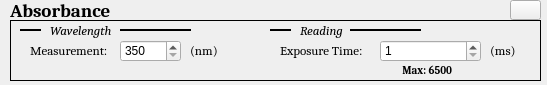
<?xml version="1.0" encoding="UTF-8"?>
<ui version="4.0">
 <class>Form</class>
 <widget class="QWidget" name="Form">
  <property name="geometry">
   <rect>
    <x>0</x>
    <y>0</y>
    <width>547</width>
    <height>85</height>
   </rect>
  </property>
  <property name="windowTitle">
   <string>Form</string>
  </property>
  <widget class="QLabel" name="label_2">
   <property name="geometry">
    <rect>
     <x>10</x>
     <y>0</y>
     <width>111</width>
     <height>21</height>
    </rect>
   </property>
   <property name="font">
    <font>
     <family>Cambria</family>
     <pointsize>14</pointsize>
     <weight>75</weight>
     <italic>false</italic>
     <bold>true</bold>
    </font>
   </property>
   <property name="frameShape">
    <enum>QFrame::NoFrame</enum>
   </property>
   <property name="frameShadow">
    <enum>QFrame::Sunken</enum>
   </property>
   <property name="lineWidth">
    <number>1</number>
   </property>
   <property name="text">
    <string>Absorbance</string>
   </property>
  </widget>
  <widget class="QLabel" name="label_6">
   <property name="geometry">
    <rect>
     <x>10</x>
     <y>20</y>
     <width>531</width>
     <height>61</height>
    </rect>
   </property>
   <property name="font">
    <font>
     <family>Cambria</family>
    </font>
   </property>
   <property name="frameShape">
    <enum>QFrame::Panel</enum>
   </property>
   <property name="frameShadow">
    <enum>QFrame::Plain</enum>
   </property>
   <property name="lineWidth">
    <number>1</number>
   </property>
   <property name="text">
    <string/>
   </property>
  </widget>
  <widget class="QLabel" name="label_4">
   <property name="geometry">
    <rect>
     <x>50</x>
     <y>20</y>
     <width>71</width>
     <height>21</height>
    </rect>
   </property>
   <property name="font">
    <font>
     <family>Cambria</family>
     <pointsize>10</pointsize>
     <weight>50</weight>
     <italic>true</italic>
     <bold>false</bold>
    </font>
   </property>
   <property name="frameShape">
    <enum>QFrame::NoFrame</enum>
   </property>
   <property name="frameShadow">
    <enum>QFrame::Sunken</enum>
   </property>
   <property name="lineWidth">
    <number>1</number>
   </property>
   <property name="text">
    <string>Wavelength</string>
   </property>
  </widget>
  <widget class="QLabel" name="label_5">
   <property name="geometry">
    <rect>
     <x>120</x>
     <y>20</y>
     <width>71</width>
     <height>21</height>
    </rect>
   </property>
   <property name="font">
    <font>
     <family>Cambria</family>
     <pointsize>10</pointsize>
     <weight>50</weight>
     <italic>true</italic>
     <bold>false</bold>
    </font>
   </property>
   <property name="frameShape">
    <enum>QFrame::HLine</enum>
   </property>
   <property name="frameShadow">
    <enum>QFrame::Plain</enum>
   </property>
   <property name="lineWidth">
    <number>2</number>
   </property>
   <property name="text">
    <string/>
   </property>
  </widget>
  <widget class="QLabel" name="label_7">
   <property name="geometry">
    <rect>
     <x>20</x>
     <y>20</y>
     <width>21</width>
     <height>21</height>
    </rect>
   </property>
   <property name="font">
    <font>
     <family>Cambria</family>
     <pointsize>10</pointsize>
     <weight>50</weight>
     <italic>true</italic>
     <bold>false</bold>
    </font>
   </property>
   <property name="frameShape">
    <enum>QFrame::HLine</enum>
   </property>
   <property name="frameShadow">
    <enum>QFrame::Plain</enum>
   </property>
   <property name="lineWidth">
    <number>2</number>
   </property>
   <property name="text">
    <string/>
   </property>
  </widget>
  <widget class="QLabel" name="label_8">
   <property name="geometry">
    <rect>
     <x>270</x>
     <y>20</y>
     <width>21</width>
     <height>21</height>
    </rect>
   </property>
   <property name="font">
    <font>
     <family>Cambria</family>
     <pointsize>10</pointsize>
     <weight>50</weight>
     <italic>true</italic>
     <bold>false</bold>
    </font>
   </property>
   <property name="frameShape">
    <enum>QFrame::HLine</enum>
   </property>
   <property name="frameShadow">
    <enum>QFrame::Plain</enum>
   </property>
   <property name="lineWidth">
    <number>2</number>
   </property>
   <property name="text">
    <string/>
   </property>
  </widget>
  <widget class="QLabel" name="label_9">
   <property name="geometry">
    <rect>
     <x>350</x>
     <y>20</y>
     <width>71</width>
     <height>21</height>
    </rect>
   </property>
   <property name="font">
    <font>
     <family>Cambria</family>
     <pointsize>10</pointsize>
     <weight>50</weight>
     <italic>true</italic>
     <bold>false</bold>
    </font>
   </property>
   <property name="frameShape">
    <enum>QFrame::HLine</enum>
   </property>
   <property name="frameShadow">
    <enum>QFrame::Plain</enum>
   </property>
   <property name="lineWidth">
    <number>2</number>
   </property>
   <property name="text">
    <string/>
   </property>
  </widget>
  <widget class="QLabel" name="label_10">
   <property name="geometry">
    <rect>
     <x>300</x>
     <y>20</y>
     <width>71</width>
     <height>21</height>
    </rect>
   </property>
   <property name="font">
    <font>
     <family>Cambria</family>
     <pointsize>10</pointsize>
     <weight>50</weight>
     <italic>true</italic>
     <bold>false</bold>
    </font>
   </property>
   <property name="frameShape">
    <enum>QFrame::NoFrame</enum>
   </property>
   <property name="frameShadow">
    <enum>QFrame::Sunken</enum>
   </property>
   <property name="lineWidth">
    <number>1</number>
   </property>
   <property name="text">
    <string>Reading</string>
   </property>
  </widget>
  <widget class="QSpinBox" name="spinBox">
   <property name="geometry">
    <rect>
     <x>120</x>
     <y>40</y>
     <width>61</width>
     <height>22</height>
    </rect>
   </property>
   <property name="minimum">
    <number>350</number>
   </property>
   <property name="maximum">
    <number>700</number>
   </property>
  </widget>
  <widget class="QLabel" name="label_11">
   <property name="geometry">
    <rect>
     <x>30</x>
     <y>40</y>
     <width>91</width>
     <height>21</height>
    </rect>
   </property>
   <property name="font">
    <font>
     <family>Cambria</family>
     <pointsize>10</pointsize>
    </font>
   </property>
   <property name="frameShape">
    <enum>QFrame::NoFrame</enum>
   </property>
   <property name="frameShadow">
    <enum>QFrame::Sunken</enum>
   </property>
   <property name="lineWidth">
    <number>1</number>
   </property>
   <property name="text">
    <string>Measurement:</string>
   </property>
  </widget>
  <widget class="QLabel" name="label_12">
   <property name="geometry">
    <rect>
     <x>190</x>
     <y>40</y>
     <width>31</width>
     <height>21</height>
    </rect>
   </property>
   <property name="font">
    <font>
     <family>Cambria</family>
     <pointsize>10</pointsize>
    </font>
   </property>
   <property name="frameShape">
    <enum>QFrame::NoFrame</enum>
   </property>
   <property name="frameShadow">
    <enum>QFrame::Sunken</enum>
   </property>
   <property name="lineWidth">
    <number>1</number>
   </property>
   <property name="text">
    <string>(nm)</string>
   </property>
  </widget>
  <widget class="QLabel" name="label_13">
   <property name="geometry">
    <rect>
     <x>280</x>
     <y>40</y>
     <width>91</width>
     <height>21</height>
    </rect>
   </property>
   <property name="font">
    <font>
     <family>Cambria</family>
     <pointsize>10</pointsize>
    </font>
   </property>
   <property name="frameShape">
    <enum>QFrame::NoFrame</enum>
   </property>
   <property name="frameShadow">
    <enum>QFrame::Sunken</enum>
   </property>
   <property name="lineWidth">
    <number>1</number>
   </property>
   <property name="text">
    <string>Exposure Time:</string>
   </property>
  </widget>
  <widget class="QSpinBox" name="spinBox_2">
   <property name="geometry">
    <rect>
     <x>380</x>
     <y>40</y>
     <width>101</width>
     <height>22</height>
    </rect>
   </property>
   <property name="minimum">
    <number>1</number>
   </property>
   <property name="maximum">
    <number>6500</number>
   </property>
  </widget>
  <widget class="QLabel" name="label_14">
   <property name="geometry">
    <rect>
     <x>490</x>
     <y>40</y>
     <width>31</width>
     <height>21</height>
    </rect>
   </property>
   <property name="font">
    <font>
     <family>Cambria</family>
     <pointsize>10</pointsize>
    </font>
   </property>
   <property name="frameShape">
    <enum>QFrame::NoFrame</enum>
   </property>
   <property name="frameShadow">
    <enum>QFrame::Sunken</enum>
   </property>
   <property name="lineWidth">
    <number>1</number>
   </property>
   <property name="text">
    <string>(ms)</string>
   </property>
  </widget>
  <widget class="QLabel" name="label_15">
   <property name="geometry">
    <rect>
     <x>400</x>
     <y>60</y>
     <width>61</width>
     <height>21</height>
    </rect>
   </property>
   <property name="font">
    <font>
     <family>Cambria</family>
     <pointsize>8</pointsize>
     <weight>75</weight>
     <bold>true</bold>
    </font>
   </property>
   <property name="frameShape">
    <enum>QFrame::NoFrame</enum>
   </property>
   <property name="frameShadow">
    <enum>QFrame::Sunken</enum>
   </property>
   <property name="lineWidth">
    <number>1</number>
   </property>
   <property name="text">
    <string> Max: 6500</string>
   </property>
  </widget>
  <widget class="QPushButton" name="pushButton">
   <property name="geometry">
    <rect>
     <x>510</x>
     <y>0</y>
     <width>31</width>
     <height>20</height>
    </rect>
   </property>
   <property name="text">
    <string/>
   </property>
   <property name="icon">
    <iconset>
     <normaloff>x-mark-4-512.png</normaloff>x-mark-4-512.png</iconset>
   </property>
  </widget>
  <zorder>label_6</zorder>
  <zorder>label_2</zorder>
  <zorder>label_4</zorder>
  <zorder>label_5</zorder>
  <zorder>label_7</zorder>
  <zorder>label_8</zorder>
  <zorder>label_9</zorder>
  <zorder>label_10</zorder>
  <zorder>spinBox</zorder>
  <zorder>label_11</zorder>
  <zorder>label_12</zorder>
  <zorder>label_13</zorder>
  <zorder>spinBox_2</zorder>
  <zorder>label_14</zorder>
  <zorder>label_15</zorder>
  <zorder>pushButton</zorder>
 </widget>
 <resources/>
 <connections/>
</ui>
